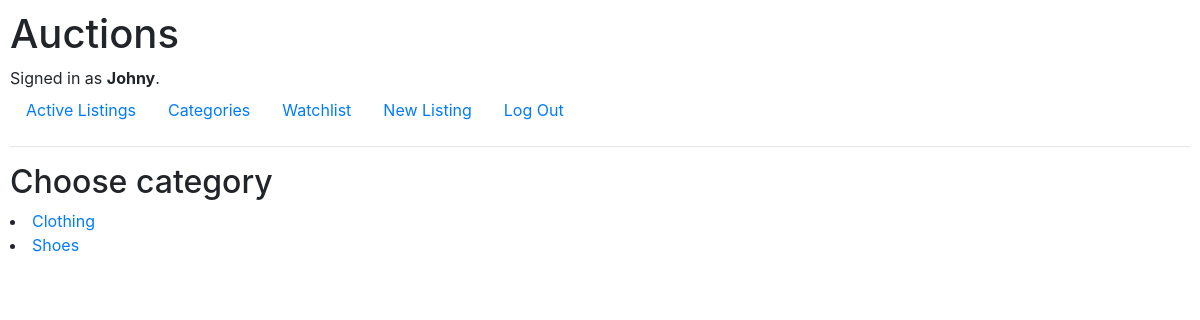
The app's page /categories (signed in) with its own data.
### auctions/models.py (models this page shows)
class User(AbstractUser):
    pass

class Category(models.Model):
    category = models.CharField(max_length=30)
    def __str__(self):
        return f"{self.category}"

### auctions/views.py (the view)
# urls.py: path("categories", views.categories, name="categories"),
def categories(request):
    return render(request, "auctions/categories.html",{
        "categories":Category.objects.all(),
    })

### auctions/templates/auctions/categories.html
{% extends "auctions/layout.html" %}
{% load static %}
{% block body %}
    <h2>Choose category</h2>
    {% for category in categories %}
            <li><a href="{%url 'index' %}?category={{category.id}}">{{category}}</a></li>
    {% endfor %}
{% endblock %}

### auctions/templates/auctions/layout.html (shortened to what this page needs)
{% load static %}
<!DOCTYPE html>
<html lang="en">
    <head>
        <link rel="stylesheet" href="https://stackpath.bootstrapcdn.com/bootstrap/4.4.1/css/bootstrap.min.css">
        <link href="{% static 'auctions/styles.css' %}/" rel="stylesheet">
    </head>
    <body>
        <h1>Auctions</h1>
        <div>
            {% if user.is_authenticated %}
                Signed in as <strong>{{ user.username }}</strong>.
            {% else %}
                Not signed in.
            {% endif %}
        </div>
        <ul class="nav">
            <li class="nav-item">
                <a class="nav-link" href="{% url 'index' %}">Active Listings</a>
            </li>
            <li class="nav-item">
                <a class="nav-link" href="{% url 'categories' %}">Categories</a>
            </li>
            {% if user.is_authenticated %}
                <li class="nav-item">
                    <a class="nav-link" href="{% url 'watchlist' %}">Watchlist</a>
                </li>
                <li class="nav-item">
                    <a class="nav-link" href="{% url 'newListing' %}">New Listing</a>
                </li>
                <li class="nav-item">
                    <a class="nav-link" href="{% url 'logout' %}">Log Out</a>
                </li>
            {% endif %}
        </ul>
        <hr>
        {% block body %}
        {% endblock %}
    </body>
</html>

### auctions/static/auctions/styles.css (style rules this page uses)
body { padding: 10px; }

### records on screen
User: username "Johny"
Category: category "Clothing"
Category: category "Shoes"
